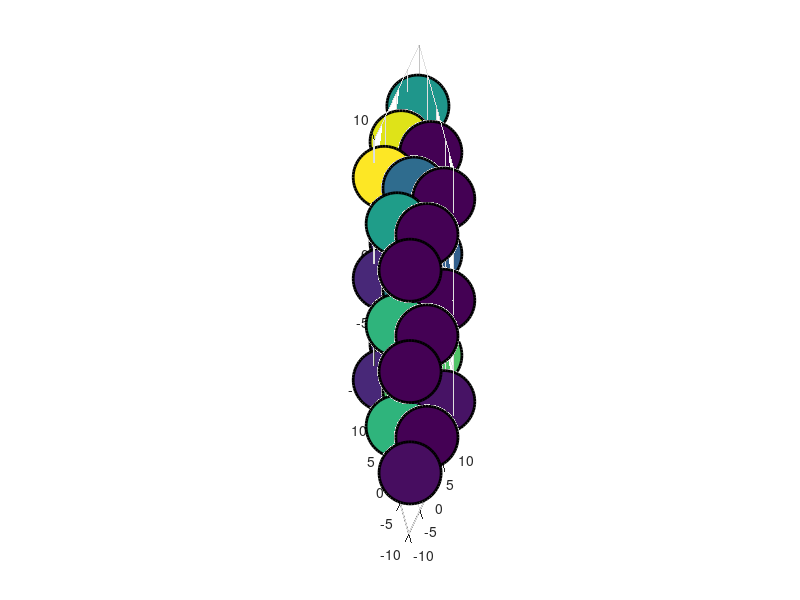

Recreate this plot in MATLAB. (Note: this script raises an error after producing the figure.)
clear
close all
set(0,'DefaultFigureVisible','on')

% Figure 4B-C:
load('figure_data/figure4bc_data.mat')

outcome=Sup; %CoA produces Figure 4b; Sup produces figure 4c

labels_on=1;
title_on=1;
dot_size=2000;
line_width=2;

green=[0,1,0.5];
grey=[0.4,0.6,0.7];
blue=[0.2,0.2,0.9];
gg=[linspace(green(1),grey(1),20);linspace(green(2),grey(2),20);linspace(green(3),grey(3),20)];
gb=[linspace(grey(1),blue(1),20);linspace(grey(2),blue(2),20);linspace(grey(3),blue(3),20)];
ggb=flip([gg gb]');

f1=figure(1);
subplot(1,5,3)
    scatter3(Eb1(Ea1==Ea2),Ea1(Ea1==Ea2),Eb2(Ea1==Ea2),dot_size,outcome(Ea1==Ea2),...
        'filled','LineWidth',line_width, 'MarkerEdgeColor',[0 0 0])
clim([0.2,1])
if labels_on==1
        xlabel('Eb1');
        ylabel('Ea1');
        zlabel('Eb2');
end
if title_on==1
        title('Ea1=Ea2')
end
colormap(ggb)
alpha 1
view(-52,30)
axis equal
a=gca;
set(a,'XLim',[-12 12])
set(a,'YLim',[-12 12])
set(a,'ZLim',[-12 12])
grid off
set(gca,'BoxStyle','full','LineWidth',line_width)
set(gca,'Ydir','reverse')
set(gcf,'color','w')

subplot(1,5,4)
    scatter3(Eb1(Ea1==-Ea2),Ea1(Ea1==-Ea2),Eb2(Ea1==-Ea2),dot_size,outcome(Ea1==-Ea2),...
        'filled','LineWidth',line_width, 'MarkerEdgeColor',[0 0 0])

clim([0.2,1])
if labels_on==1
        xlabel('Eb1')
        ylabel('Ea1');
        zl=zlabel('Eb2');
end
if title_on==1
        title('Ea1=-Ea2','Position',[0,0,20])
end
colormap(ggb)
alpha 1
view(-52,30)
axis equal
a=gca;
set(a,'XLim',[-12 12])
set(a,'YLim',[-12 12])
set(a,'ZLim',[-12 12])
grid off
set(gca,'BoxStyle','full','LineWidth',line_width)
set(gca,'Ydir','reverse')
set(gcf,'color','w')

subplot(1,5,1)
    scatter3(Eb1(Ea1==0),Ea2(Ea1==0),Eb2(Ea1==0),dot_size,outcome(Ea1==0),...
        'filled','LineWidth',line_width, 'MarkerEdgeColor',[0 0 0])

clim([0.2,1])
if labels_on==1
        xlabel('Eb1')
        ylabel('Ea1');
        zl=zlabel('Eb2');
end
if title_on==1
        title('Ea1=0','Position',[0,0,20])
end
colormap(ggb)
alpha 1
view(-52,30)
axis equal
a=gca;
set(a,'XLim',[-12 12])
set(a,'YLim',[-12 12])
set(a,'ZLim',[-12 12])
grid off
set(gca,'BoxStyle','full','LineWidth',line_width)
set(gca,'Ydir','reverse')
set(gcf,'color','w')

subplot(1,5,2)
    scatter3(Eb1(Ea2==0),Ea1(Ea2==0),Eb2(Ea2==0),dot_size,outcome(Ea2==0),...
        'filled','LineWidth',line_width, 'MarkerEdgeColor',[0 0 0])
clim([0.2,1])
if labels_on==1
        xlabel('Eb1')
        ylabel('Ea1');
        zl=zlabel('Eb2');
end
if title_on==1
        title('Ea2=0','Position',[0,0,20])
end
colormap(ggb)
alpha 1
view(-52,30)
axis equal
a=gca;
set(a,'XLim',[-12 12])
set(a,'YLim',[-12 12])
set(a,'ZLim',[-12 12])
grid off
set(gca,'BoxStyle','full','LineWidth',line_width)
set(gca,'Ydir','reverse')
set(gcf,'color','w')

subplot(1,5,5)
cb=colorbar;
clim([0.2,1])
pos=get(cb,'position');
set(cb,'position',[pos(1)-0.05 pos(2)+0.2 pos(3)*2 pos(4)/2])
set(gca,'visible','off')
set(gcf,'color','w');

f1.Position = [584,599,1247,559];

if outcome==Sup
    title_text='Supracellular';
else
    title_text='Co-Aligned';
end
sgtitle(['Probability ' title_text])




% Figure 4E-F:
load('figure_data/figure4ef_data.mat')

outcome=Sup; %CoA produces Figure 4e; Sup produces figure 4f

f2=figure(2);
subplot(1,5,3)
    scatter3(kaa(kba==-kab),kab(kba==-kab),kbb(kba==-kab),dot_size,outcome(kba==-kab),...
        'filled','LineWidth',line_width, 'MarkerEdgeColor',[0 0 0])
clim([0.2,1])
if labels_on==1
        xlabel('kaa');
        ylabel('kab');
        zlabel('kbb');
end
if title_on==1
        title('kab=-kba')
end
colormap(ggb)
alpha 1
view(-52,30)
axis equal
a=gca;
set(a,'XLim',[-1.5 1.5])
set(a,'YLim',[-1.5 1.5])
set(a,'ZLim',[-1.5 1.5])
grid off
set(gca,'BoxStyle','full','LineWidth',line_width)
set(gca,'Ydir','reverse')
set(gcf,'color','w')

subplot(1,5,4)
    scatter3(kaa(kba==0),kab(kba==0),kbb(kba==0),dot_size,outcome(kba==0),...
        'filled','LineWidth',line_width, 'MarkerEdgeColor',[0 0 0])
clim([0.2,1])
if labels_on==1
        xlabel('kaa')
        ylabel('kab')
        zl=zlabel('kbb');
    % zl.Position(2) = zl.Position(2)-1;
end
if title_on==1
        title('kba=0','Position',[0,0,3])
end
colormap(ggb)
alpha 1
view(-52,30)
axis equal
a=gca;
set(a,'XLim',[-1.5 1.5])
set(a,'YLim',[-1.5 1.5])
set(a,'ZLim',[-1.5 1.5])
grid off
set(gca,'BoxStyle','full','LineWidth',line_width)
set(gca,'Ydir','reverse')
set(gcf,'color','w')

subplot(1,5,1)
    scatter3(kaa(kba==kab),kab(kba==kab),kbb(kba==kab),dot_size,outcome(kba==kab),...
        'filled','LineWidth',line_width, 'MarkerEdgeColor',[0 0 0])
clim([0.2,1])
if labels_on==1
        xlabel('kaa')
        ylabel('kab')
        zl=zlabel('kbb');
end
if title_on==1
        title('kab=kba','Position',[0,0,3])
end
colormap(ggb)
alpha 1
view(-52,30)
axis equal
a=gca;
set(a,'XLim',[-1.5 1.5])
set(a,'YLim',[-1.5 1.5])
set(a,'ZLim',[-1.5 1.5])
grid off
set(gca,'BoxStyle','full','LineWidth',line_width)
set(gca,'Ydir','reverse')
set(gcf,'color','w')

subplot(1,5,2)
    scatter3(kaa(kab==0),kba(kab==0),kbb(kab==0),dot_size,outcome(kab==0),...
        'filled','LineWidth',line_width, 'MarkerEdgeColor',[0 0 0])
clim([0.2,1])
if labels_on==1
        xlabel('kaa')
        ylabel('kba')
        zl=zlabel('kbb');
end
if title_on==1
        title('kab=0','Position',[0,0,3])
end
colormap(ggb)
alpha 1
view(-52,30)
axis equal
a=gca;
set(a,'XLim',[-1.5 1.5])
set(a,'YLim',[-1.5 1.5])
set(a,'ZLim',[-1.5 1.5])
grid off
set(gca,'BoxStyle','full','LineWidth',line_width)
set(gca,'Ydir','reverse')
set(gcf,'color','w')

subplot(1,5,5)
cb=colorbar;
clim([0.2,1])
pos=get(cb,'position');
set(cb,'position',[pos(1)-0.05 pos(2)+0.2 pos(3)*2 pos(4)/2])
set(gca,'visible','off')
set(gcf,'color','w');

f2.Position = [584,599,1247,559];

sgtitle(['Probability ' title_text])
